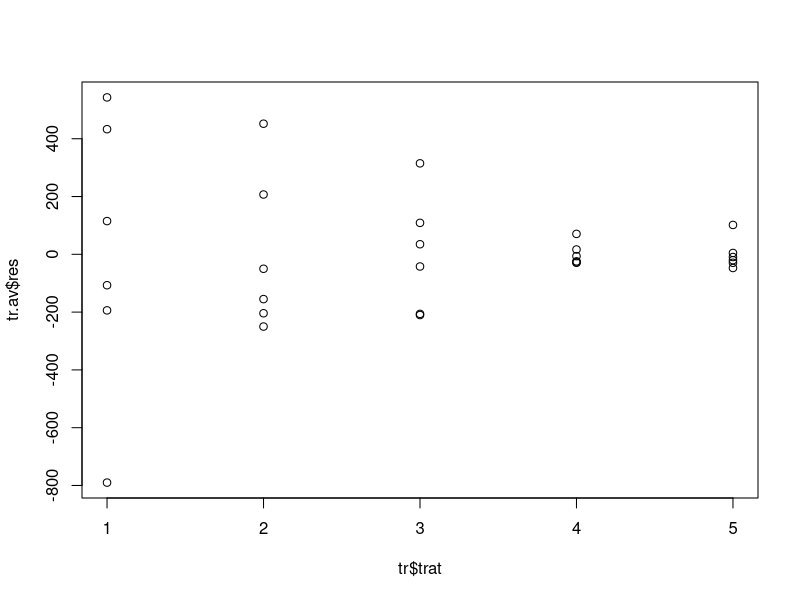
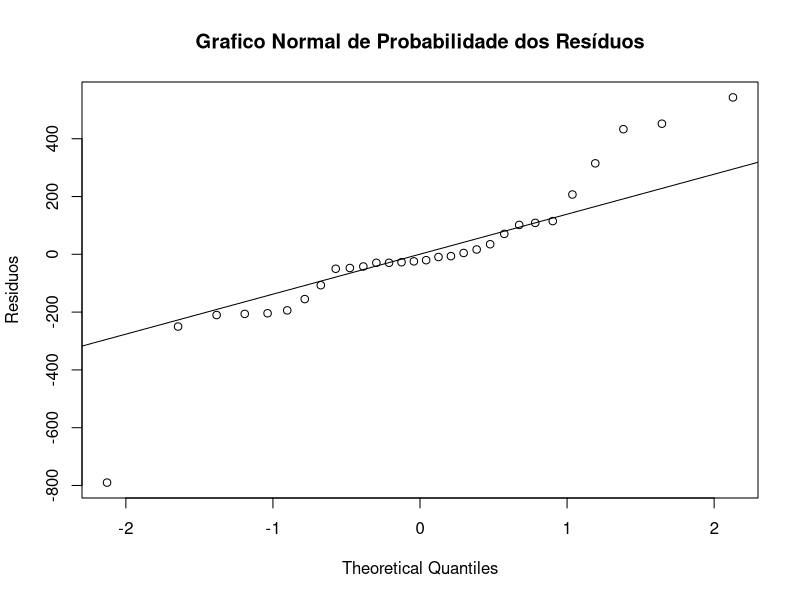
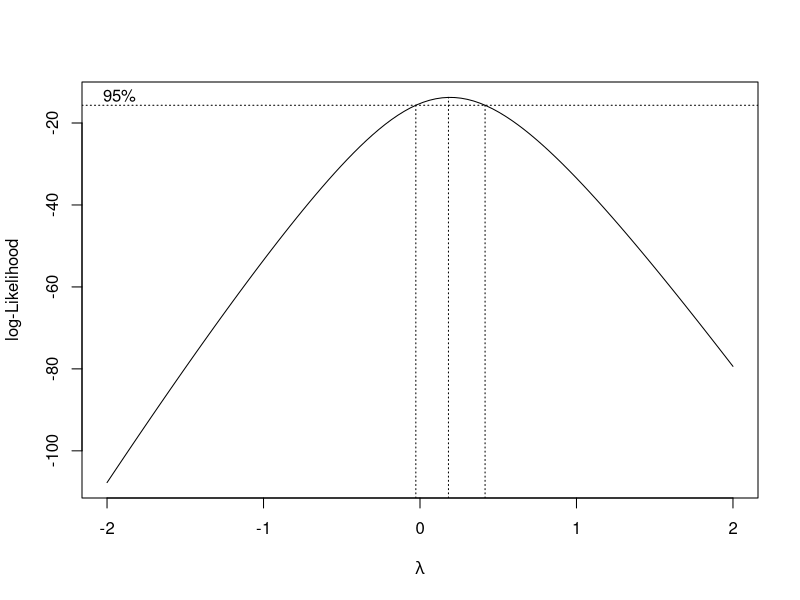
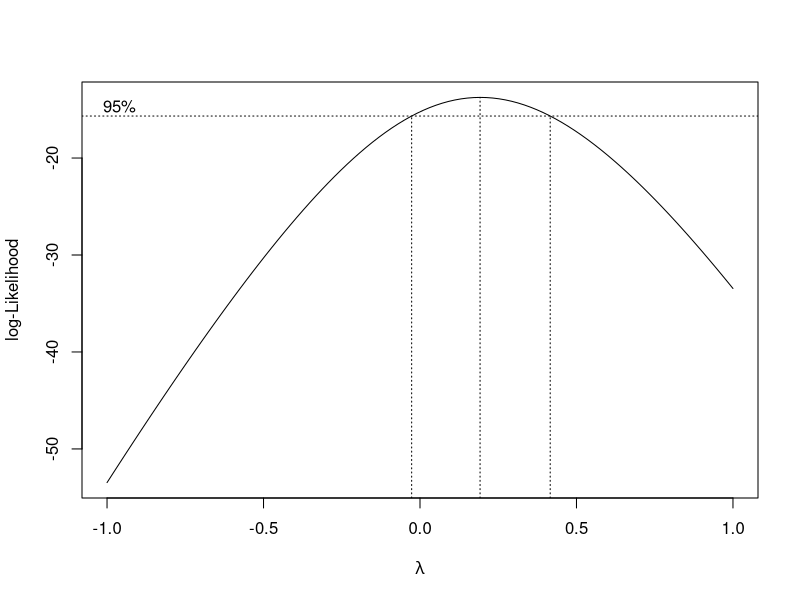
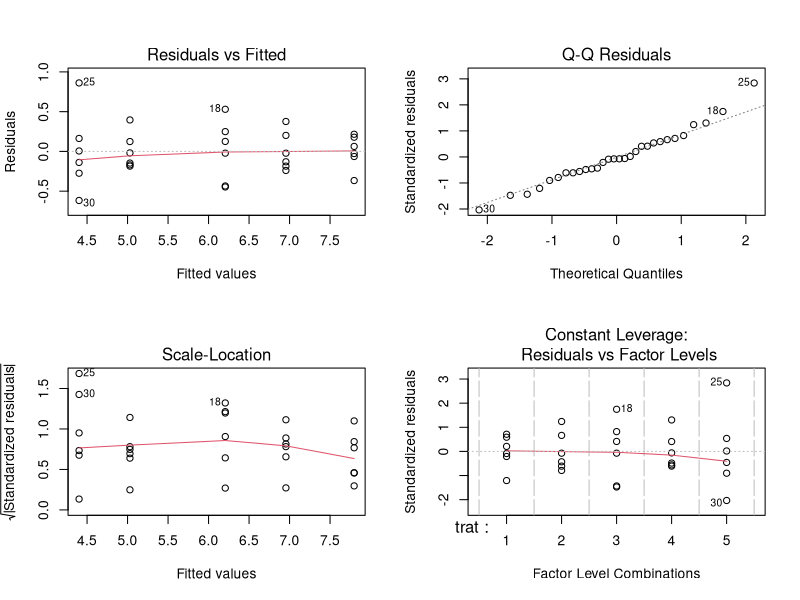

Here is the R script that generated these plots, in order:
## ---- chunk 1
knitr::opts_chunk$set(echo = TRUE)
## ---- chunk 2
tr <- read.table('transformacao.txt', header = TRUE)
## ---- chunk 3
tr$trat <- as.factor(tr$trat)
## ---- chunk 4
tr.av <- aov(resp ~ trat, data=tr)
tr.av
anova(tr.av)
## ---- chunk 5
plot.default(tr$trat,tr.av$res)
## ---- chunk 6
qqnorm(tr.av$res,ylab="Residuos", main=NULL)
qqline(tr.av$res)
title("Grafico Normal de Probabilidade dos Resíduos")
## ---- chunk 7
bartlett.test(tr$resp, tr$trat)
## ---- chunk 8
shapiro.test(tr.av$res)
## ---- chunk 9
require(MASS)
box.tr<-boxcox(resp ~ trat, data=tr, plotit=T)
box.tr<-boxcox(resp ~ trat, data=tr, lam=seq(-1, 1, 1/10))
## ---- chunk 10
lambda <- box.tr$x[which(box.tr$y == max(box.tr$y))] 
lambda
## ---- chunk 11
tr$respt <- tr$resp^(lambda)
tr.avt <- aov(respt ~ trat, data=tr)
## ---- chunk 12
bartlett.test(tr$respt, tr$trat)
shapiro.test(tr.avt$res)
## ---- chunk 13
tr.avl <- aov(log(resp) ~ trat, data=tr)
summary(tr.avl)
par(mfrow = c(2,2))
plot(tr.avl)
par(mfrow = c(1,1))
